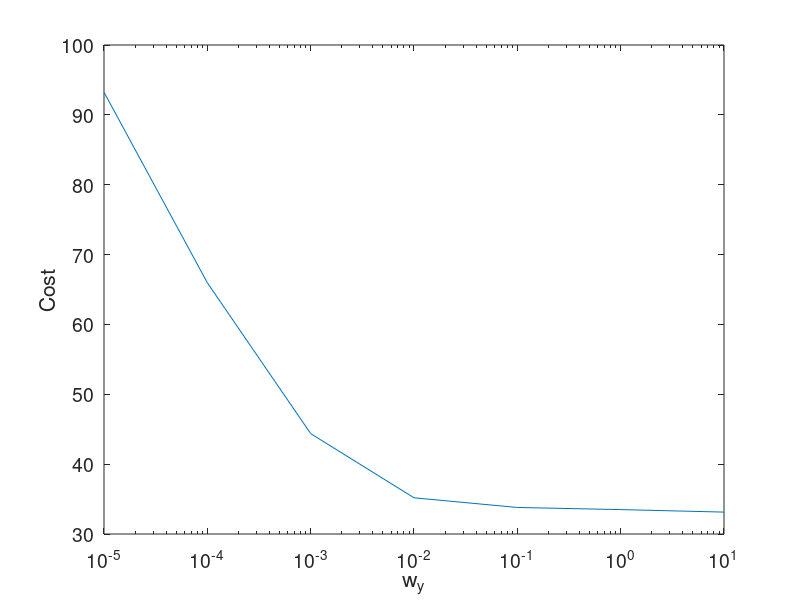

Source code (MATLAB):
close all;
clear all;
clc;
w_y = [1e-5, 1e-4, 1e-3, 1e-2, 1e-1, 1,10];

% TODO value of cost function
cost = [93.24, 65.966, 44.373,35.183,33.798,33.495, 33.135]; 


semilogx(w_y, cost)
set(gca, "Fontsize", 14)
xlabel("w_y")
ylabel("Cost")

print img/plot2f -dpng;